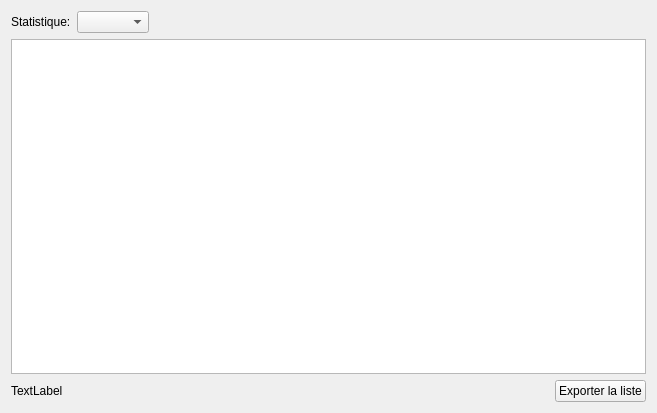
<?xml version="1.0" encoding="UTF-8"?>
<ui version="4.0">
 <class>Form</class>
 <widget class="QWidget" name="Form">
  <property name="geometry">
   <rect>
    <x>0</x>
    <y>0</y>
    <width>657</width>
    <height>413</height>
   </rect>
  </property>
  <property name="windowTitle">
   <string>Form</string>
  </property>
  <layout class="QGridLayout" name="gridLayout">
   <item row="0" column="0">
    <layout class="QHBoxLayout" name="horizontalLayout">
     <item>
      <widget class="QLabel" name="label_2">
       <property name="text">
        <string>Statistique:</string>
       </property>
      </widget>
     </item>
     <item>
      <widget class="QComboBox" name="comboBox"/>
     </item>
     <item>
      <spacer name="horizontalSpacer">
       <property name="orientation">
        <enum>Qt::Horizontal</enum>
       </property>
       <property name="sizeHint" stdset="0">
        <size>
         <width>40</width>
         <height>20</height>
        </size>
       </property>
      </spacer>
     </item>
    </layout>
   </item>
   <item row="1" column="0" colspan="2">
    <widget class="QTableWidget" name="stats_table">
     <property name="verticalScrollMode">
      <enum>QAbstractItemView::ScrollPerPixel</enum>
     </property>
     <property name="horizontalScrollMode">
      <enum>QAbstractItemView::ScrollPerPixel</enum>
     </property>
     <property name="sortingEnabled">
      <bool>true</bool>
     </property>
     <attribute name="verticalHeaderDefaultSectionSize">
      <number>20</number>
     </attribute>
    </widget>
   </item>
   <item row="2" column="0" colspan="2">
    <layout class="QHBoxLayout" name="horizontalLayout_2">
     <item>
      <widget class="QLabel" name="label">
       <property name="text">
        <string>TextLabel</string>
       </property>
      </widget>
     </item>
     <item>
      <spacer name="horizontalSpacer_2">
       <property name="orientation">
        <enum>Qt::Horizontal</enum>
       </property>
       <property name="sizeHint" stdset="0">
        <size>
         <width>40</width>
         <height>20</height>
        </size>
       </property>
      </spacer>
     </item>
     <item>
      <widget class="QPushButton" name="export_button">
       <property name="text">
        <string>Exporter la liste</string>
       </property>
       <property name="icon">
        <iconset>
         <normaloff>../../resources/icons/document-export.png</normaloff>../../resources/icons/document-export.png</iconset>
       </property>
      </widget>
     </item>
    </layout>
   </item>
  </layout>
 </widget>
 <resources/>
 <connections/>
</ui>
